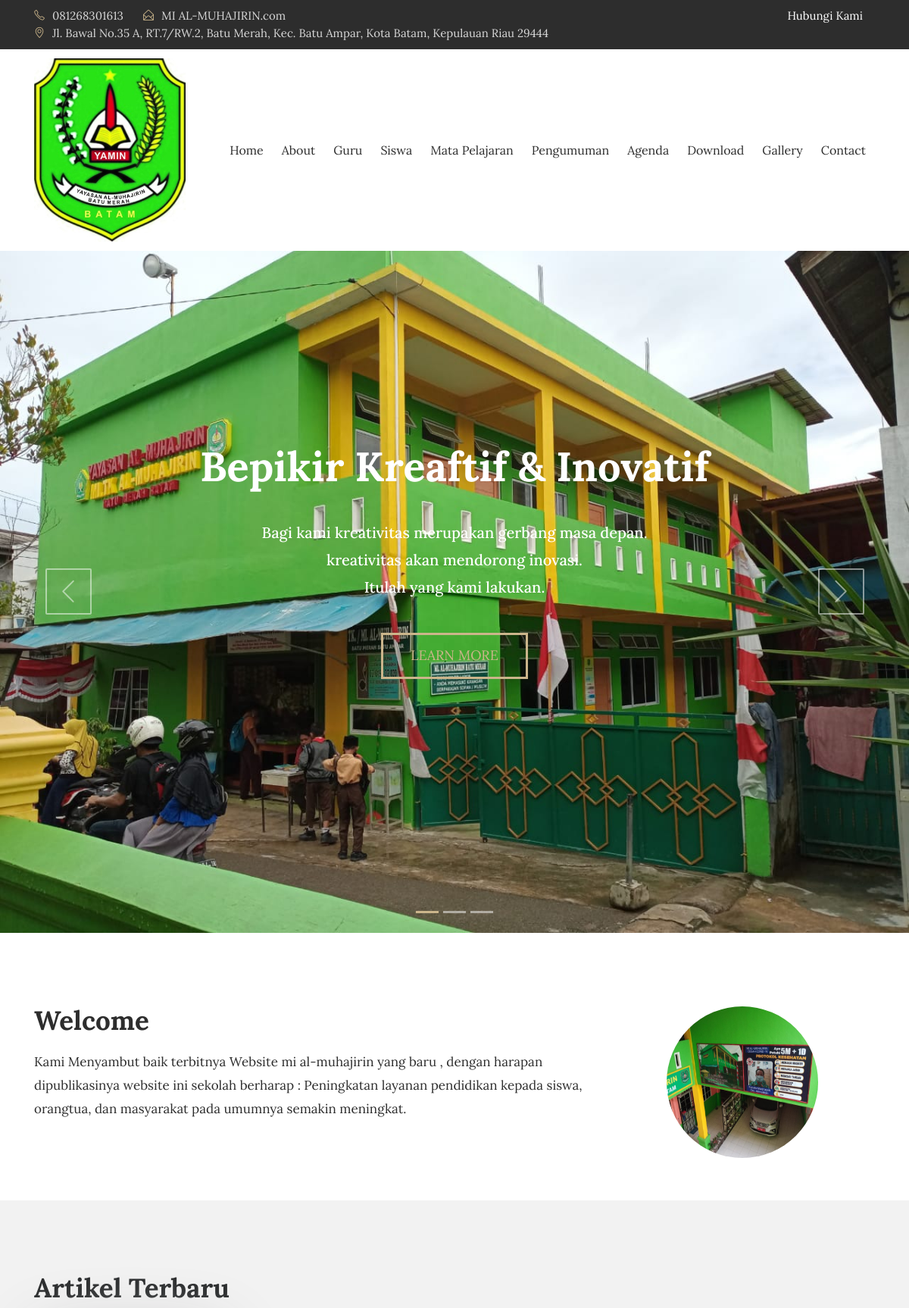
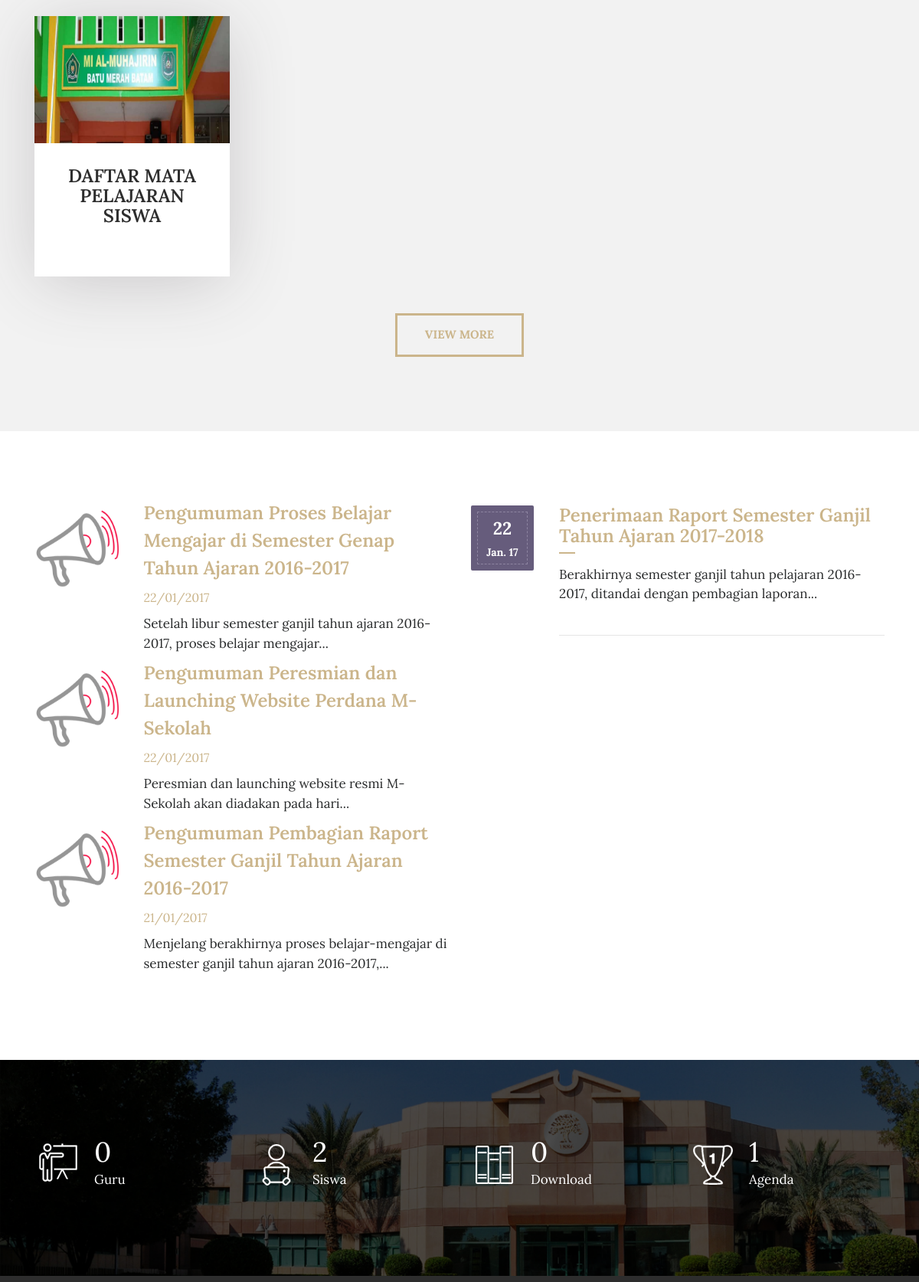
The page / (upper part) on the database its author committed (2 pictures, top to bottom).
### tables this page shows
CREATE TABLE `tbl_tulisan` (
  `tulisan_id` int(11) NOT NULL,
  `tulisan_judul` varchar(100) DEFAULT NULL,
  `tulisan_isi` text,
  `tulisan_tanggal` timestamp NULL DEFAULT CURRENT_TIMESTAMP,
  `tulisan_kategori_id` int(11) DEFAULT NULL,
  `tulisan_kategori_nama` varchar(30) DEFAULT NULL,
  `tulisan_views` int(11) DEFAULT '0',
  `tulisan_gambar` varchar(40) DEFAULT NULL,
  `tulisan_pengguna_id` int(11) DEFAULT NULL,
  `tulisan_author` varchar(40) DEFAULT NULL,
  `tulisan_img_slider` int(2) NOT NULL DEFAULT '0',
  `tulisan_slug` varchar(200) DEFAULT NULL
);

CREATE TABLE `tbl_pengumuman` (
  `pengumuman_id` int(11) NOT NULL,
  `pengumuman_judul` varchar(150) DEFAULT NULL,
  `pengumuman_deskripsi` text,
  `pengumuman_tanggal` timestamp NULL DEFAULT CURRENT_TIMESTAMP,
  `pengumuman_author` varchar(60) DEFAULT NULL
);

CREATE TABLE `tbl_agenda` (
  `agenda_id` int(11) NOT NULL,
  `agenda_nama` varchar(200) DEFAULT NULL,
  `agenda_tanggal` timestamp NULL DEFAULT CURRENT_TIMESTAMP,
  `agenda_deskripsi` text,
  `agenda_mulai` date DEFAULT NULL,
  `agenda_selesai` date DEFAULT NULL,
  `agenda_tempat` varchar(90) DEFAULT NULL,
  `agenda_waktu` varchar(30) DEFAULT NULL,
  `agenda_keterangan` varchar(200) DEFAULT NULL,
  `agenda_author` varchar(60) DEFAULT NULL
);

### application/controllers/Home.php (called while the page is built, shortened)
<?php
class Home extends CI_Controller{
	function __construct(){
		$this->load->model('m_tulisan');
		$this->load->model('m_galeri');
		$this->load->model('m_pengumuman');
		$this->load->model('m_agenda');
		$this->load->model('m_files');
		$this->load->model('m_pengunjung');
	}
	function index(){
			$x['berita']=$this->m_tulisan->get_berita_home();
			$x['pengumuman']=$this->m_pengumuman->get_pengumuman_home();
			$x['agenda']=$this->m_agenda->get_agenda_home();
			$x['tot_guru']=$this->db->get('tbl_guru')->num_rows();
			$x['tot_siswa']=$this->db->get('tbl_siswa')->num_rows();
			$x['tot_files']=$this->db->get('tbl_files')->num_rows();
			$x['tot_agenda']=$this->db->get('tbl_agenda')->num_rows();
			$this->load->view('depan/v_home',$x);
	}
}

### index.php (called while the page is built, shortened)
<?php
require_once BASEPATH.'core/CodeIgniter.php';

### application/models/M_tulisan.php (called while the page is built, shortened)
<?php
class M_tulisan extends CI_Model{
	function get_berita_home(){
		$hsl=$this->db->query("SELECT tbl_tulisan.*,DATE_FORMAT(tulisan_tanggal,'%d/%m/%Y') AS tanggal FROM tbl_tulisan ORDER BY tulisan_id DESC limit 4");
		return $hsl;
	}
}

### application/models/M_pengumuman.php (called while the page is built, shortened)
<?php
class M_pengumuman extends CI_Model{
	function get_pengumuman_home(){
		$hsl=$this->db->query("SELECT pengumuman_id,pengumuman_judul,pengumuman_deskripsi,DATE_FORMAT(pengumuman_tanggal,'%d/%m/%Y') AS tanggal,pengumuman_author FROM tbl_pengumuman ORDER BY pengumuman_id DESC limit 3");
		return $hsl;
	}
}

### application/models/M_agenda.php (called while the page is built, shortened)
<?php
class M_agenda extends CI_Model{
	function get_agenda_home(){
		$hsl=$this->db->query("SELECT tbl_agenda.*,DATE_FORMAT(agenda_tanggal,'%d/%m/%Y') AS tanggal FROM tbl_agenda ORDER BY agenda_id DESC limit 3");
		return $hsl;
	}
}

### application/views/depan/v_home.php (the view, shortened to what this page needs)
<!DOCTYPE html>
<html lang="en">
<head>
    <link rel="stylesheet" href="<?php echo base_url().'theme/css/bootstrap.min.css'?>">
    <link rel="stylesheet" href="<?php echo base_url().'theme/css/font-awesome.min.css'?>">
    <link rel="stylesheet" href="<?php echo base_url().'theme/css/simple-line-icons.css'?>">
    <link rel="stylesheet" href="<?php echo base_url().'theme/css/slick.css'?>">
    <link rel="stylesheet" href="<?php echo base_url().'theme/css/slick-theme.css'?>">
    <link rel="stylesheet" href="<?php echo base_url().'theme/css/owl.carousel.min.css'?>">
    <link href="<?php echo base_url().'theme/css/style.css'?>" rel="stylesheet">
    <?php
        function limit_words($string, $word_limit){
            $words = explode(" ",$string);
            return implode(" ",array_splice($words,0,$word_limit));
        }
    ?>
</head>
<body>
    <div class="header-topbar">
        <div class="container">
            <div class="row">
                <div class="col-xs-6 col-sm-8 col-md-9">
                    <div class="header-top_address">
                        <div class="header-top_list">
                            <span class="icon-phone"></span>081268301613
                        </div>
                        <div class="header-top_list">
                            <span class="icon-envelope-open"></span>MI AL-MUHAJIRIN.com
                        </div>
                        <div class="header-top_list">
                            <span class="icon-location-pin"></span>Jl. Bawal No.35 A, RT.7/RW.2, Batu Merah, Kec. Batu Ampar, Kota Batam, Kepulauan Riau 29444
                        </div>
                    </div>
                </div>
                <div class="col-xs-6 col-sm-4 col-md-3">
                    <div class="header-top_login mr-sm-3">
                        <a href="<?php echo site_url('contact');?>">Hubungi Kami</a>
                    </div>
                </div>
            </div>
        </div>
    </div>
    <div data-toggle="affix">
        <div class="container nav-menu2">
            <div class="row">
                <div class="col-md-12">
                    <nav class="navbar navbar2 navbar-toggleable-md navbar-light bg-faded">
                        <a href="<?php echo site_url('');?>" class="navbar-brand nav-brand2"><img class="img img-responsive" width="200px;" src="<?php echo base_url().'assets/images/7.jpg'?>"></a>
                        <div class="collapse navbar-collapse justify-content-end" id="navbarNavDropdown">
                            <ul class="navbar-nav">
                                <li class="nav-item">
                                    <a class="nav-link" href="<?php echo site_url('');?>">Home</a>
                                </li>
                                <li class="nav-item">
                                    <a class="nav-link" href="<?php echo site_url('about');?>">About</a>
                                </li>
                                <li class="nav-item">
                                    <a class="nav-link" href="<?php echo site_url('guru');?>">Guru</a>
                                </li>
                                <li class="nav-item">
                                    <a class="nav-link" href="<?php echo site_url('siswa');?>">Siswa</a>
                                </li>
                                <li class="nav-item">
                                    <a class="nav-link" href="<?php echo site_url('blog');?>">Mata Pelajaran</a>
                                </li>
                                <li class="nav-item">
                                    <a class="nav-link" href="<?php echo site_url('pengumuman');?>">Pengumuman</a>
                                </li>
                                <li class="nav-item">
                                    <a class="nav-link" href="<?php echo site_url('agenda');?>">Agenda</a>
                                </li>
                                <li class="nav-item">
                                    <a class="nav-link" href="<?php echo site_url('download');?>">Download</a>
                                </li>
                                <li class="nav-item">
                                    <a class="nav-link" href="<?php echo site_url('galeri');?>">Gallery</a>
                                </li>
                                <li class="nav-item">
                                  <a class="nav-link" href="<?php echo site_url('contact');?>">Contact</a>
                                </li>
                                     </ul>
                        </div>
                    </nav>
                </div>
            </div>
        </div>
      </div>
<section>
    <div class="slider_img layout_two">
        <div id="carousel" class="carousel slide" data-ride="carousel">
            <ol class="carousel-indicators">
                <li data-target="#carousel" data-slide-to="0" class="active"></li>
                <li data-target="#carousel" data-slide-to="1"></li>
                <li data-target="#carousel" data-slide-to="2"></li>
            </ol>
            <div class="carousel-inner" role="listbox">
                <div class="carousel-item active">
                    <img class="d-block" src="<?php echo base_url().'assets/images/samping.jpg'?>" alt="First slide">
                    <div class="carousel-caption d-md-block">
                        <div class="slider_title">
                            <h1>Bepikir Kreaftif &amp; Inovatif</h1>
                            <h4>Bagi kami kreativitas merupakan gerbang masa depan.<br> kreativitas akan mendorong inovasi. <br> Itulah yang kami lakukan.</h4>
                            <div class="slider-btn">
                                <a href="<?php echo site_url('artikel');?>" class="btn btn-default">Learn more</a>
                            </div>
                        </div>
                    </div>
                </div>
            </div>
            <a class="carousel-control-prev" href="#carousel" role="button" data-slide="prev">
                <i class="icon-arrow-left fa-slider" aria-hidden="true"></i>
            </a>
            <a class="carousel-control-next" href="#carousel" role="button" data-slide="next">
                <i class="icon-arrow-right fa-slider" aria-hidden="true"></i>
            </a>
        </div>
    </div>
</section>
<section class="clearfix about about-style2">
    <div class="container">
        <div class="row">
            <div class="col-md-8">
               <h2>Welcome</h2>
               <p>Kami Menyambut baik terbitnya Website mi al-muhajirin yang baru , dengan harapan dipublikasinya website ini sekolah berharap : Peningkatan layanan pendidikan kepada siswa, orangtua, dan masyarakat pada umumnya semakin meningkat. </p>
            </div>
            <div class="col-md-4">
                <img src="<?php echo base_url().'assets/images/tenggah.jpg'?>" class="img-fluid about-img" alt="#">
            </div>
        </div>
    </div>
</section>
<section class="our_courses">
    <div class="container">
        <div class="row">
            <div class="col-md-12">
                <h2>Artikel Terbaru</h2>
            </div>
        </div>
        <div class="row">
          <?php foreach ($berita->result() as $row) :?>
            <div class="col-xs-12 col-sm-6 col-md-6 col-lg-3">
                <div class="courses_box mb-4">
                    <div class="course-img-wrap">
                        <img src="<?php echo base_url().'assets/images/'.$row->tulisan_gambar;?>" class="img-fluid" alt="courses-img">
                    </div>
                    <a href="<?php echo site_url('artikel/'.$row->tulisan_slug);?>" class="course-box-content">
                        <h3 style="text-align:center;"><?php echo $row->tulisan_judul;?></h3>
                    </a>
                </div>
            </div>
          <?php endforeach;?>
        </div> <br>
        <div class="row">
            <div class="col-md-12 text-center">
                <a href="<?php echo site_url('artikel');?>" class="btn btn-default btn-courses">View More</a>
            </div>
        </div>
    </div>
</section>
<section class="event">
    <div class="container">
        <div class="row">
            <div class="col-lg-6">
                <div class="event-img2">
                <?php foreach ($pengumuman->result() as $row) :?>
                <div class="row">
                    <div class="col-sm-3"> <img src="<?php echo base_url().'theme/images/announcement-icon.png'?>" class="img-fluid" alt="event-img"></div>
                    <div class="col-sm-9"> <h3><a href="<?php echo site_url('pengumuman');?>"><?php echo $row->pengumuman_judul;?></a></h3>
                      <span><?php echo $row->tanggal;?></span>
                      <p><?php echo limit_words($row->pengumuman_deskripsi,10).'...';?></p>
                    </div>
                </div>
                <?php endforeach;?>
                </div>
            </div>
            <div class="col-lg-6">
                <div class="row">
                    <div class="col-md-12">
                      <?php foreach ($agenda->result() as $row):?>
                        <div class="event_date">
                            <div class="event-date-wrap">
                                <p><?php echo date("d", strtotime($row->agenda_tanggal));?></p>
                                <span><?php echo date("M. y", strtotime($row->agenda_tanggal));?></span>
                            </div>
                        </div>
                        <div class="date-description">
                            <h3><a href="<?php echo site_url('agenda');?>"><?php echo $row->agenda_nama;?></a></h3>
                            <p><?php echo limit_words($row->agenda_deskripsi,10).'...';?></p>
                            <hr class="event_line">
                        </div>
                        <?php endforeach;?>
                    </div>
                </div>
            </div>
        </div>
    </div>
</section>
<div class="detailed_chart">
    <div class="container">
        <div class="row">
            <div class="col-xs-12 col-sm-6 col-md-3 chart_bottom">
                <div class="chart-img">
                    <img src="<?php echo base_url().'theme/images/chart-icon_1.png'?>" class="img-fluid" alt="chart_icon">
                </div>
                <div class="chart-text">
                    <p><span class="counter"><?php echo $tot_guru;?></span> Guru
                    </p>
                </div>
            </div>
            <div class="col-xs-12 col-sm-6 col-md-3 chart_bottom chart_top">
                <div class="chart-img">
                    <img src="<?php echo base_url().'theme/images/chart-icon_2.png'?>" class="img-fluid" alt="chart_icon">
                </div>
                <div class="chart-text">
                    <p><span class="counter"><?php echo $tot_siswa;?></span> Siswa
                    </p>
                </div>
            </div>
            <div class="col-xs-12 col-sm-6 col-md-3 chart_top">
                <div class="chart-img">
                    <img src="<?php echo base_url().'theme/images/chart-icon_3.png'?>" class="img-fluid" alt="chart_icon">
                </div>
                <div class="chart-text">
                    <p><span class="counter"><?php echo $tot_files;?></span> Download
                    </p>
                </div>
            </div>
            <div class="col-xs-12 col-sm-6 col-md-3">
                <div class="chart-img">
                    <img src="<?php echo base_url().'theme/images/chart-icon_4.png'?>" class="img-fluid" alt="chart_icon">
                </div>
                <div class="chart-text">
                    <p><span class="counter"><?php echo $tot_agenda;?></span> Agenda</p>
                </div>
            </div>
        </div>
    </div>
</div>
<footer>
        </footer>
    </body>
    </html>

### rows shown on the page
tbl_tulisan: tulisan_gambar (picture), tulisan_judul "DAFTAR MATA PELAJARAN SISWA"
tbl_pengumuman: pengumuman_judul "Pengumuman Proses Belajar Mengajar di Semester Genap Tahun Ajaran 2016-2017", tanggal "22/01/2017", pengumuman_deskripsi "Setelah libur semester ganjil tahun ajaran 2016-2017, proses belajar mengajar"
tbl_pengumuman: pengumuman_judul "Pengumuman Peresmian dan Launching Website Perdana M-Sekolah", tanggal "22/01/2017", pengumuman_deskripsi "Peresmian dan launching website resmi M-Sekolah akan diadakan pada hari"
tbl_pengumuman: pengumuman_judul "Pengumuman Pembagian Raport Semester Ganjil Tahun Ajaran 2016-2017", tanggal "21/01/2017", pengumuman_deskripsi "Menjelang berakhirnya proses belajar-mengajar di semester ganjil tahun ajaran 2016-2017,"
tbl_agenda: agenda_tanggal "22", agenda_tanggal "Jan. 17", agenda_nama "Penerimaan Raport Semester Ganjil Tahun Ajaran 2017-2018", agenda_deskripsi "Berakhirnya semester ganjil tahun pelajaran 2016-2017, ditandai dengan pembagian laporan"

### other values the page prints
$tot_guru "0"
$tot_siswa "2"
$tot_files "0"
$tot_agenda "1"
